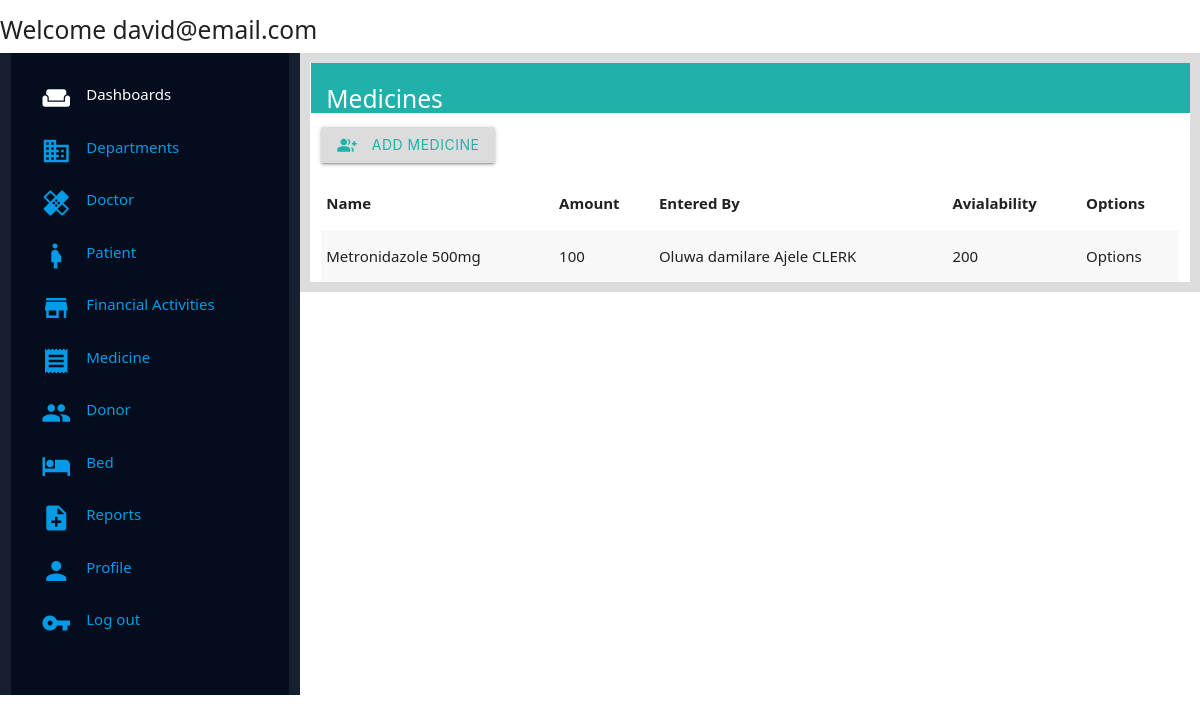
Page /management/medicines/ (signed in) on the committed database.
### management/models.py (models this page shows, shortened)
class Medicine(models.Model):
    name = models.CharField(max_length=250)
    quantity_available = models.IntegerField()
    nafdac_no = models.CharField(max_length=200)
    last_updated = models.DateTimeField(auto_now_add=True)
    entered_by = models.ForeignKey(Other_Staff,on_delete=models.CASCADE,null=True, blank=True)
    amount = models.IntegerField()

class Other_Staff(models.Model):
    DESIGNATION = (
        ('UNDECIDED','UNDECIDED'),
        ('CLEANER','CLEANER'),
        ('CLERK','CLERK'),
        ('COOK','COOK'),
        ('MATRON','MATRON'),
        ('MIDWIFE','MIDWIFE'),
        ('DOCTOR IN TRAINING','DOCTOR IN TRAINING'),
        ('LAB TECHNICIAN','LAB TECHNICIAN'),
        ('LAB ASSISTANT', 'LAB ASSISTANT'),
    )
    Other_lastname = models.CharField(max_length=250)
    Other_firstname = models.CharField(max_length=250)
    Other_email= models.EmailField(max_length=250, null=True, blank=True, default="otherstaff@hospitalmanagement.com")
    Other_phone = models.CharField(max_length=250)
    Other_address = models.CharField(max_length=250)
    Other_role = models.CharField(max_length=100,choices=DESIGNATION, default="UNDECIDED",null=True, blank=True)
    def __str__(self):
        return self.Other_firstname + " " + self.Other_lastname + " " +self.Other_role

### management/views.py (the view)
# urls.py: path('medicines/',views.medicines, name="medicine_page"),
@login_required(login_url=welcome_page)
def medicines(request):
    medicines = Medicine.objects.all()
    context = {
        'medicines': medicines
    }
    return render(request,'management/Pages/medicine_page.html',context)

### management/templates/management/Pages/medicine_page.html
{% extends 'management/index.html' %}
{% load static %}
{% block content %}
<div class="wrapper">
    <div class="title-holder">
        <h5 class="title">Medicines</h5>
    </div>
    <div class="body-wrapper">
        <button class="btn add-btn"><i class="small material-icons left">group_add</i> Add Medicine </button>
    </div>
    <div class="display-list">
        <table class="striped">
        <thead>
          <tr>
              <th>Name</th>
              <th>Amount</th>
              <th>Entered By</th>
              <th>Avialability</th>
              <th>Options</th>
          </tr>
        </thead>
        <tbody>
          {% for medicine in medicines  %}
          <tr>
            <td>{{medicine.name}}</td>
            <td>{{medicine.amount}}</td>
            <td>{{medicine.entered_by}}</td>
            <td>{{medicine.quantity_available}}</td>
            <td>Options </td>
          </tr>
          {% endfor %}
        </tbody>
      </table>
    </div>
</div>
{% endblock content %}

### management/templates/management/Components/navbar_components.html
{% block content %}
<div class="navbar">
    <h5 class="navbar-text"> Welcome {{request.user.email}} </h5>
</div>
{% endblock %}

### management/static/management/css/style.css (style rules this page uses)
* { margin: 0; padding: 0; font-family:'Segoe UI', Tahoma, Geneva, Verdana, sans-serif; }
.title-holder { background-color: lightseagreen; height: 50px; color: white; margin-left: -10px; margin-right: -11px; padding-bottom: 10px; padding-top: 5px; padding-left: 1em; }
.add-btn { margin-top: 1em; margin-bottom: 1em; background-color: gainsboro; color: lightseagreen; }

### rows in the picture
Medicine: name "Metronidazole 500mg", amount "100", entered_by "Oluwa damilare Ajele CLERK", quantity_available "200"

### other values in the picture
{{ request.user.email }} "david@email.com"
